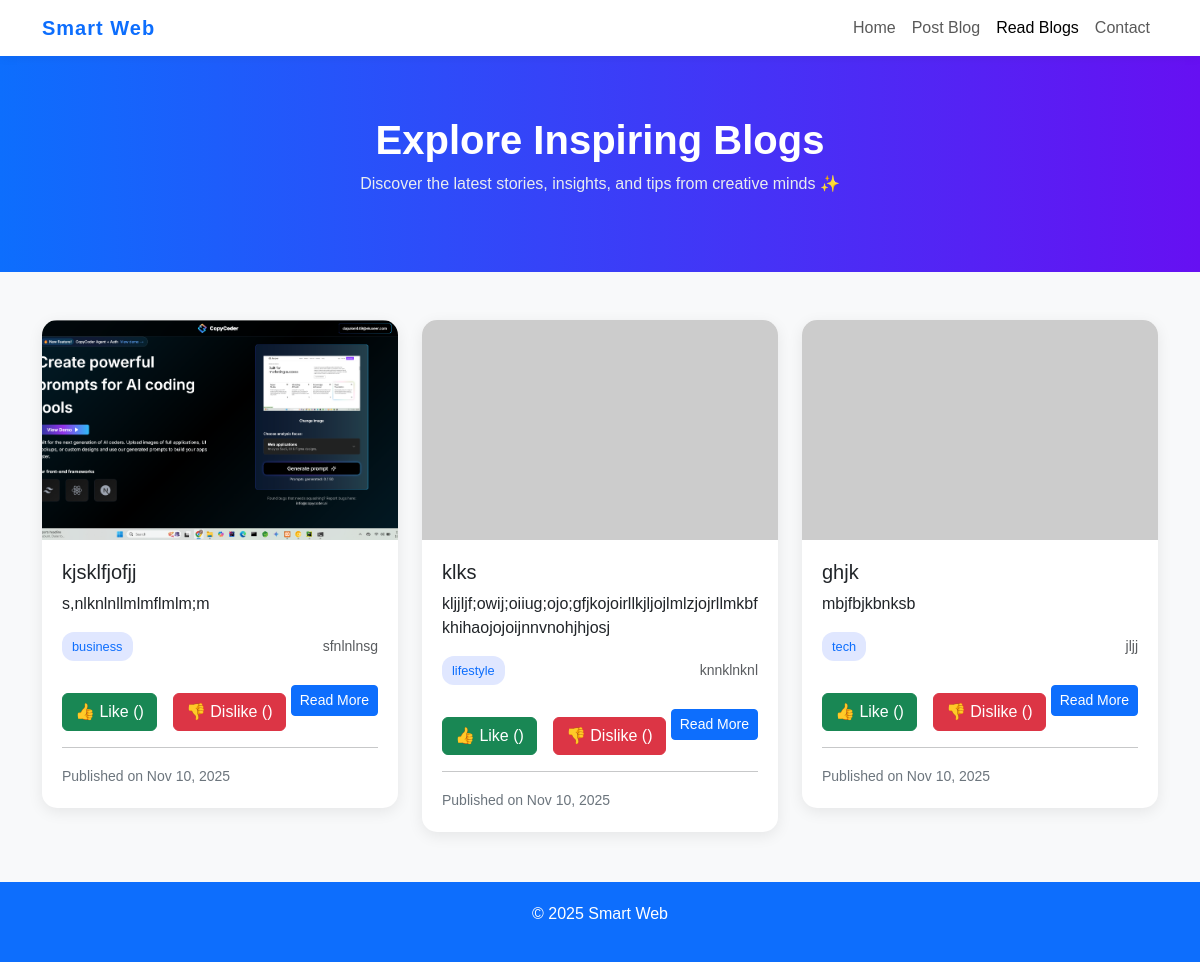
The app's page /read/ with its own data.
### Blogapp/models.py (models this page shows, shortened)
class BlogPost(models.Model):
    title = models.CharField(max_length=200)
    author = models.CharField(max_length=100)
    category = models.CharField(max_length=50)
    image = models.ImageField(upload_to='blog_images/', blank=True, null=True)
    content = models.TextField()
    created_at = models.DateTimeField(auto_now_add=True)
    like = models.PositiveIntegerField(default=0)
    dislike = models.PositiveIntegerField(default=0)

### Blogapp/views.py (the view)
# urls.py: path('read/',read_view,name='read'),
def read_view(request):
    posts = BlogPost.objects.all().order_by('-created_at')
    return render(request, 'Blogapp/read.html', {'posts': posts})

### Blogapp/templates/Blogapp/read.html (shortened to what this page needs)
<!DOCTYPE html>
<html lang="en">
<head>
  <link href="https://cdn.jsdelivr.net/npm/bootstrap@5.3.3/dist/css/bootstrap.min.css" rel="stylesheet">
</head>
<body>
  <nav class="navbar navbar-expand-lg sticky-top">
    <div class="container">
      <a class="navbar-brand" href="#">Smart Web</a>
      <div class="collapse navbar-collapse" id="navbarNav">
        <ul class="navbar-nav ms-auto">
          <li class="nav-item"><a class="nav-link" href="/">Home</a></li>
          <li class="nav-item"><a class="nav-link" href="/post/">Post Blog</a></li>
          <li class="nav-item"><a class="nav-link active" href="/read/">Read Blogs</a></li>
          <li class="nav-item"><a class="nav-link" href="#">Contact</a></li>
        </ul>
      </div>
    </div>
  </nav>
  <section class="page-header">
    <h1>Explore Inspiring Blogs</h1>
    <p>Discover the latest stories, insights, and tips from creative minds ✨</p>
  </section>
  <section class="container my-5">
    <div class="row g-4">
      {% for post in posts %}
        <div class="col-md-4">
          <div class="card blog-card">
            {% if post.image %}
              <img src="{{ post.image.url }}" class="card-img-top" alt="{{ post.title }}">
            {% else %}
              <img src="https://via.placeholder.com/400x220?text=No+Image" class="card-img-top" alt="No image">
            {% endif %}
            <div class="card-body">
              <h5 class="card-title">{{ post.title }}</h5>
              <p class="card-text">{{ post.content|truncatewords:20 }}</p>
              <div class="d-flex justify-content-between align-items-center mb-2">
                <span class="category-badge">{{ post.category }}</span>
                <small class="text-muted">{{ post.author }}</small>
              </div>
              <div class="d-flex justify-content-between align-items-center">
                <div class="d-flex gap-3 mt-4">
                      <a href="{% url 'like' post.id %}" class="btn btn-success">
                          👍 Like ({{ post.likes }})
                      </a>
                      <a href="{% url 'dislike' post.id %}" class="btn btn-danger">
                          👎 Dislike ({{ post.dislikes }})
                      </a>
                  </div>
                <a href="{% url 'detail' post.id %}" class="btn btn-primary btn-sm">Read More</a>
              </div>
              <hr>
              <small class="text-secondary">Published on {{ post.created_at|date:"M d, Y" }}</small>
            </div>
          </div>
        </div>
      {% empty %}
        <div class="text-center py-5">
          <h4 class="text-muted">No blog posts available yet 😕</h4>
        </div>
      {% endfor %}
    </div>
  </section>
  <footer>
    <p>&copy; 2025 Smart Web</p>
  </footer>
</body>
</html>

### Blogapp/templates/Blogapp/read.html (style rules this page uses)
body { font-family: 'Poppins', sans-serif; background-color: #f8f9fa; }
.navbar { background-color: #ffffff; box-shadow: 0 2px 10px rgba(0, 0, 0, 0.05); }
.navbar-brand { font-weight: 700; color: #0d6efd !important; letter-spacing: 1px; }
.page-header { padding: 60px 20px; background: linear-gradient(to right, #0d6efd, #6610f2); color: white; text-align: center; }
.page-header h1 { font-weight: 700; font-size: 2.5rem; }
.page-header p { color: #e9ecef; }
.blog-card { border: none; border-radius: 15px; box-shadow: 0 4px 15px rgba(0, 0, 0, 0.08); overflow: hidden; transition: transform 0.3s ease; background: #fff; }
.blog-card img { height: 220px; object-fit: cover; }
.blog-card .card-body { padding: 20px; }
.category-badge { background-color: #e0e7ff; color: #0d6efd; font-size: 0.8rem; border-radius: 12px; padding: 5px 10px; font-weight: 500; }
footer { background-color: #0d6efd; color: #fff; text-align: center; padding: 20px 0; margin-top: 50px; }

### records on screen
BlogPost: image (picture), title "kjsklfjofjj", content "s,nlknlnllmlmflmlm;m", category "business", author "sfnlnlnsg", created_at "Nov 10, 2025"
BlogPost: title "klks", content "kljjljf;owij;oiiug;ojo;gfjkojoirllkjljojlmlzjojrllmkbfkhihaojojoijnnvnohjhjosj", category "lifestyle", author "knnklnknl", created_at "Nov 10, 2025"
BlogPost: title "ghjk", content "mbjfbjkbnksb", category "tech", author "jljj", created_at "Nov 10, 2025"
